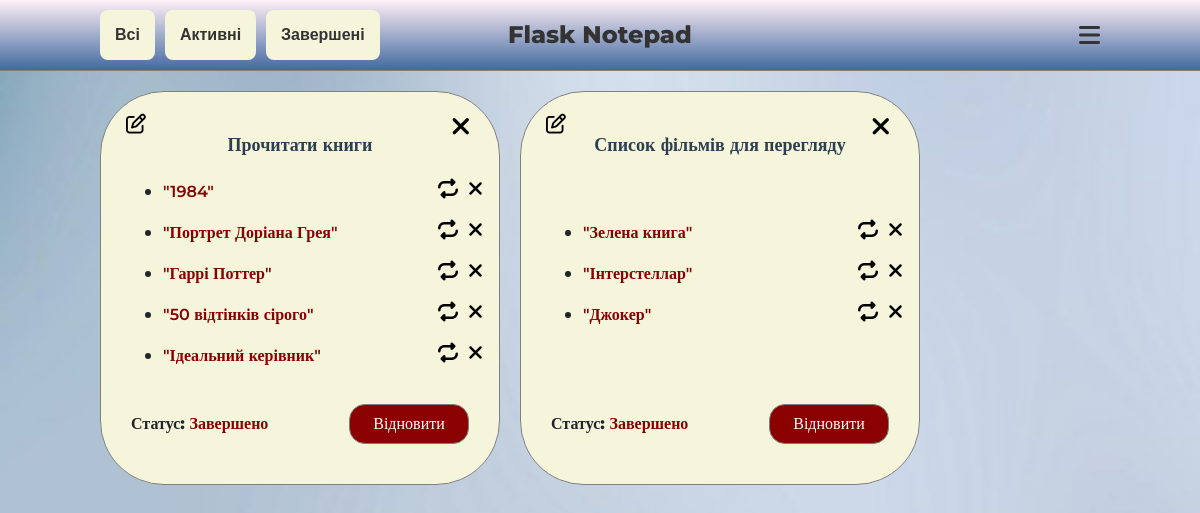
Screenshot of /?status=completed with the database file from the repository.
### my_app/models.py (models this page shows)
class ToDo(db.Model):
    id = db.Column(db.Integer, primary_key=True)
    title = db.Column(db.String(300))
    is_complete = db.Column(db.Boolean)
    subtasks = db.relationship('Subtask', backref='todo', cascade='all, delete-orphan')

class Subtask(db.Model):
    id = db.Column(db.Integer, primary_key=True)
    title = db.Column(db.String(300))
    is_complete = db.Column(db.Boolean)
    todo_id = db.Column(db.Integer, db.ForeignKey('to_do.id'), nullable=False)

### my_app/routes.py (the view)
@app.get('/')
def home():
    status = request.args.get('status')  # Отримуємо параметр 'status' з URL
    if status == 'active':
        todo_list = ToDo.query.filter_by(is_complete=False).all()
    elif status == 'completed':
        todo_list = ToDo.query.filter_by(is_complete=True).all()
    else:
        todo_list = ToDo.query.all()
    return render_template('my_app/index.html', todo_list=todo_list, title='Головна сторінка')

### my_app/templates/my_app/index.html (shortened to what this page needs)
{% extends 'my_app/layout.html' %}
{% block content %}
<header>
    <div class="header_block">
        <div class="sort">
            <a href="{{ url_for('home') }}">Всі</a>
            <a href="{{ url_for('home', status='active') }}">Активні</a>
            <a href="{{ url_for('home', status='completed') }}">Завершені</a>
        </div>
        <p class="main_name">Flask Notepad</p>
        <div class="add_notations" id="add_notation"><i class="fa-solid fa-bars"></i></div>
    </div>
</header>
<main>
    <div class="notations_block">
        {% for todo in todo_list %}
            <div class="notation_block">
                <p class="notation_title">{{ todo.title }}</p>
                <i onclick="openEditMenu('{{ todo.id }}')" class="edit fa-regular fa-pen-to-square"></i>
                <a class="cancel" href="/delete/{{ todo.id }}"><i class="fa-solid fa-xmark"></i></a>
                <div class="subtasks">
                    {% for subtask in todo.subtasks %}
                        <div class="subtask_block">
                            <ul>
                                <li>
                                    <div class="subtask_li">
                                        <form class="subtask_form col-12" action="/update/subtask/{{ subtask.id }}" method="post">
                                            {% if subtask.is_complete == False %}
                                                <div class="subtask_text_block">
                                                    <span class="active_status">{{ subtask.title }}</span></span>
                                                </div>
                                                <button type="submit"><i class="fa-solid fa-check"></i></button>
                                            {% else %}
                                                <div class="subtask_text_block">
                                                    <span class="dis_status">{{ subtask.title }}</span></span>
                                                </div>
                                                <button type="submit"><i class="fa-solid fa-repeat"></i></i></button>
                                            {% endif %}
                                        </form>
                                        <form action="/delete/subtask/{{ subtask.id }}" method="post">
                                            <button type="submit"><i class="fa-solid fa-xmark"></i></button>
                                        </form>
                                    </div>
                                </li>
                            </ul>
                        </div>
                    {% endfor %}
                </div>
                <div class="status">
                    <form action="/update/{{ todo.id }}" method="post">
                        {% if todo.is_complete == False %}
                            <div class="status_block">
                                <span class="notation_status">Статус: <span class="active_status">Активно</span></span>
                                <button class="active_button" type="submit">Завершити</button>
                            </div>
                        {% else %}
                            <div class="status_block">
                                <span class="notation_status">Статус: <span class="dis_status">Завершено</span></span>
                                <button class="button_dis" type="submit">Відновити</button>
                            </div>
                        {% endif %}
                    </form>
                </div>
            </div>
        {% endfor %}
    </div>
</main>
{% endblock content %}

### my_app/static/css/main.css (style rules this page uses)
* { padding: 0; margin: 0; }
body { background-image: url('../img/background.jpg'); background-repeat: no-repeat; background-size: cover; min-height: 100vh; }
header { border-bottom: 1px solid grey; background-image: linear-gradient(#FFF0F5,#4369A1); }
.header_block { height: 70px; display: flex; margin: 0 100px; padding: 10px 0; justify-content: space-between; position: relative; }
.header_block .main_name { position: absolute; top: 10px; left: 50%; height: 50px; color: #333333; display: flex; justify-content: center; align-items: center; margin: 0; margin-left: -92px; font-family: 'Montserrat'; font-weight: 800; font-size: 24px; }
.header_block .add_notations { display: flex; align-items: center; justify-content: center; }
.header_block i { color: #333333; font-size: 24px; cursor: pointer; transition: all .5s ease; }
.header_block .sort { display: flex; }
.header_block .sort a { display: flex; justify-content: center; align-items: center; font-family: 'Montserrat', sans-serif; font-weight: 800; font-size: 16px; margin: 0 10px 0 0; text-decoration: none; background-color: #f5f5dc; color: #333333; padding: 10px 15px; border-radius: 8px; transition: all .5s ease; }
.notations_block { display: flex; padding: 20px 100px; flex-wrap: wrap; }
.notation_block { position: relative; width: 400px; min-height: 300px; border: 1px solid grey; border-radius: 64px; margin: 0 20px 20px 0; padding: 40px 30px; background: #f5f5dc; display: flex; flex-direction: column; justify-content: space-between; }
.notation_block .cancel { position: absolute; top: 15px; left: 350px; color: black; font-size: 26px; transition: all .5s ease; }
.notation_block .edit { position: absolute; top: 22px; left: 25px; color: black; cursor: pointer; font-size: 20px; transition: all .5s ease; }
.notation_block .notation_title { color: #2C3E50; display: flex; justify-content: center; align-items: center; font-family: 'Montserrat'; font-weight: 800; font-size: 18px; margin-bottom: 20px; }
.status { margin-top: 20px; }
.status_block { display: flex; justify-content: space-between; align-items: center; }
.status_block button { font-family: 'Montserrat'; font-weight: 400; font-size: 16px; width: 120px; height: 40px; border: 1px solid grey; border-radius: 16px; transition: all .5s ease; }
.notation_status { font-family: 'Montserrat'; font-weight: 800; font-size: 16px; }
.dis_status { font-family: 'Montserrat'; font-weight: 600; font-size: 16px; color: darkred; }
.button_dis { background: darkred; color: white; }
.subtask_li { display: flex; width: 100%; }
.subtask_li .subtask_form { display: flex; justify-content: space-between; }
.subtask_li .subtask_form .subtask_text_block { width: 250px; word-wrap: break-word; }
.subtask_li button { display: flex; justify-content: center; align-items: flex-start; background: transparent; border: 0; }
.subtask_li button i { font-size: 20px; }
.subtask_li button i:first-child { margin-right: 10px; }
.subtask_block { position: relative; display: flex; align-items: center; }

### rows the page displays
ToDo: title "Прочитати книги", shows "Статус:", is_complete "Завершено"
Subtask: title "\"1984\""
Subtask: title "\"Портрет Доріана Грея\""
Subtask: title "\"Гаррі Поттер\""
Subtask: title "\"50 відтінків сірого\""
Subtask: title "\"Ідеальний керівник\""
ToDo: title "Список фільмів для перегляду", shows "Статус:", is_complete "Завершено"
Subtask: title "\"Зелена книга\""
Subtask: title "\"Інтерстеллар\""
Subtask: title "\"Джокер\""
